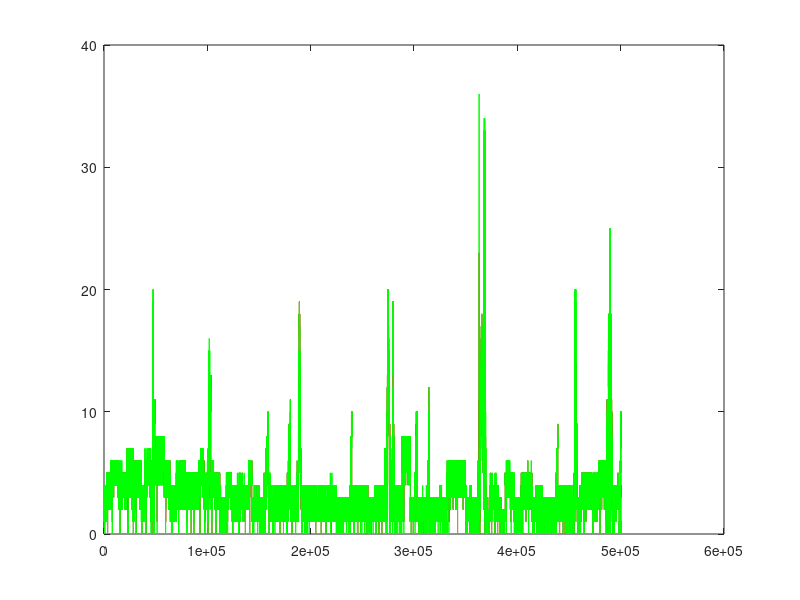

Here is the MATLAB script that generated this plot:
%本例子从百度文库中得到， 稍加注释
clear
data = load('delay_array.txt');
%z = data(1:200,1);
z = data(:,1);
z = z';
N = size(z,2);
%N=200;%取200个数

%% 生成噪声数据 计算噪声方差
w=randn(1,N); %产生一个1×N的行向量，第一个数为0，w为过程噪声（其和后边的v在卡尔曼理论里均为高斯白噪声）
w_avr = sum(w)/N;
w = (w - w_avr);
%w(1)=0;
Q=var(w); % R、Q分别为过程噪声和测量噪声的协方差(此方程的状态只有一维，方差与协方差相同) 

v=randn(1,N);%测量噪声
v_avr = sum(v)/N;
v = (v - v_avr);
R=var(v);

%% 计算真实状态
%x_true(1)=0;%状态x_true初始值
A=1;%a为状态转移阵，此程序简单起见取1
%for k=2:N
%    x_true(k)=A*x_true(k-1)+w(k-1);  %系统状态方程，k时刻的状态等于k-1时刻状态乘以状态转移阵加噪声（此处忽略了系统的控制量）
%end


%% 由真实状态得到测量数据， 测量数据才是能被用来计算的数据， 其他都是不可见的
%H=0.2;
H=1;
%z=H*x_true+v;%量测方差，c为量测矩阵，同a简化取为一个数
x_true = z - v;

%% 开始 预测-更新过程

% x_predict: 预测过程得到的x
% x_update:更新过程得到的x
% P_predict:预测过程得到的P
% P_update:更新过程得到的P

%初始化误差 和 初始位置
for t=1:5
x_update(t)=0;%s(1)表示为初始最优化估计
P_update(t)=1;%初始最优化估计协方差
end

for t=6:N
    %-----1. 预测-----
    %-----1.1 预测状态-----
    %x_predict(t) = A*x_update(t-10); %没有控制变量
    x_predict(t) = A*x_update(t-5); %没有控制变量
    %-----1.2 预测误差协方差-----
    %P_predict(t)=A*P_update(t-10)*A'+Q;%p1为一步估计的协方差，此式从t-1时刻最优化估计s的协方差得到t-1时刻到t时刻一步估计的协方差
    P_predict(t)=A*P_update(t-5)*A'+Q;%p1为一步估计的协方差，此式从t-1时刻最优化估计s的协方差得到t-1时刻到t时刻一步估计的协方差

    %-----2. 更新-----
    %-----2.1 计算卡尔曼增益-----
    K(t)=H*P_predict(t) / (H*P_predict(t)*H'+R);%b为卡尔曼增益，其意义表示为状态误差的协方差与量测误差的协方差之比(个人见解)
    %-----2.2 更新状态-----
    x_update(t)=x_predict(t)  +  K(t) * (z(t -5)-H*x_predict(t));%Y(t)-a*c*s(t-1)称之为新息，是观测值与一步估计得到的观测值之差，此式由上一时刻状态的最优化估计s(t-1)得到当前时刻的最优化估计s(t)
    %-----2.3 更新误差协方差-----
    P_update(t)=P_predict(t) - H*K(t)*P_predict(t);%此式由一步估计的协方差得到此时刻最优化估计的协方差
end

%% plot
%作图，红色为卡尔曼滤波，绿色为量测，蓝色为状态
%kalman滤波的作用就是 由绿色的波形得到红色的波形， 使之尽量接近蓝色的真实状态。
t=1:N;
%plot(t,x_update,'r',t,z,'g',t,x_true,'b');
%plot(t,x_update,'r',t,x_true,'b');

x_update = round(x_update);
x_true = round(x_true);
%plot(t,x_update,'r',t,z,'g',t,x_true,'b');
plot(t,x_update,'r',t,z,'g');

%comp = abs(x_update - z);
result = sum(abs(x_update - z) <=1);
fprintf('estimation accurate samples: %d \n', result);
fprintf('estimation accurate against measured value with kalman filter: %f \n', result/N);
%x_update_trans = x_update';
%save('-text','estimation_result.txt', 'x_update_trans');

%comp = abs(x_update - x_true); 
result = sum(abs(x_update - x_true) <=1);
fprintf('estimation accurate against true value with kalman filter: %f \n', result/N);


for t=6:N
    x_update(t) = z(t - 5);
end
%comp = x_update - z;
result = sum(abs(x_update - z) <= 1);
fprintf('estimation accurate samples with pure estimation of z = z[t - 5]: %d \n', result);
fprintf('estimation accurate against measured value with pure estimation of z = z[t -5]: %f \n', result/N);

